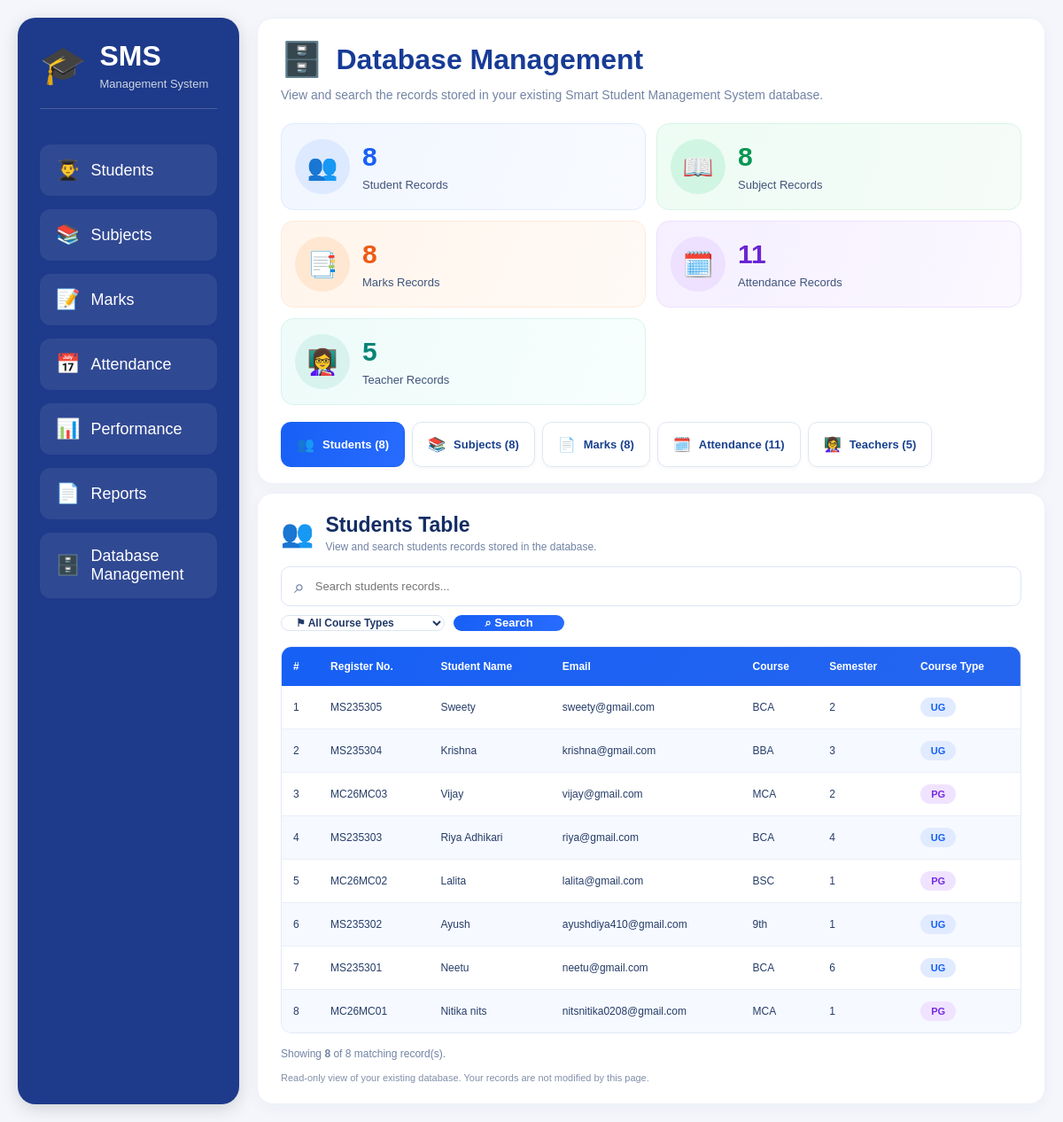
The app's page /database/ (signed in) with its own data.
### tables this page shows
CREATE TABLE students (
            id INTEGER PRIMARY KEY AUTOINCREMENT,
            name TEXT NOT NULL,
            email TEXT,
            course TEXT,
            semester TEXT,
            course_type TEXT DEFAULT 'UG'
        , student_code TEXT);

### database_management.py (the view, shortened to what this page needs)
@database_management_bp.route("/", methods=["GET"])
def database_management():
    active_table = request.args.get(
        "table", "students"
    ).strip().lower()
    allowed_tables = {
        "students",
        "subjects",
        "marks",
        "attendance",
        "teachers"
    }
    if active_table not in allowed_tables:
        active_table = "students"
    search_term = request.args.get("q", "").strip()
    search_pattern = f"%{search_term}%"
    queries = {
        "students": """
            SELECT
                id,
                student_code,
                name,
                email,
                course,
                semester,
                course_type
            FROM students
            WHERE CAST(id AS TEXT) LIKE ?
               OR COALESCE(student_code, '') LIKE ?
               OR COALESCE(name, '') LIKE ?
               OR COALESCE(email, '') LIKE ?
               OR COALESCE(course, '') LIKE ?
               OR COALESCE(semester, '') LIKE ?
               OR COALESCE(course_type, '') LIKE ?
            ORDER BY id DESC
        """,
        "subjects": """
            SELECT
                id,
                student_name,
                subject_name,
                subject_code,
                course_type
            FROM subjects
            WHERE CAST(id AS TEXT) LIKE ?
               OR COALESCE(student_name, '') LIKE ?
               OR COALESCE(subject_name, '') LIKE ?
               OR COALESCE(subject_code, '') LIKE ?
               OR COALESCE(course_type, '') LIKE ?
            ORDER BY id DESC
        """,
        "marks": """
            SELECT
                id,
                student_name,
                subject_name,
                marks,
                course_type
            FROM marks
            WHERE CAST(id AS TEXT) LIKE ?
               OR COALESCE(student_name, '') LIKE ?
               OR COALESCE(subject_name, '') LIKE ?
               OR CAST(COALESCE(marks, '') AS TEXT) LIKE ?
               OR COALESCE(course_type, '') LIKE ?
            ORDER BY id DESC
        """,
        "attendance": """
            SELECT
                id,
                student_name,
                date,
                status
            FROM attendance
            WHERE CAST(id AS TEXT) LIKE ?
               OR COALESCE(student_name, '') LIKE ?
               OR COALESCE(date, '') LIKE ?
               OR COALESCE(status, '') LIKE ?
            ORDER BY id DESC
        """,
        "teachers": """
            SELECT
                id,
                username,
                role
            FROM users
            WHERE CAST(id AS TEXT) LIKE ?
               OR COALESCE(username, '') LIKE ?
               OR COALESCE(role, '') LIKE ?
            ORDER BY id DESC
        """
    }
    parameter_counts = {
        "students": 7,
        "subjects": 5,
        "marks": 5,
        "attendance": 4,
        "teachers": 3
    }
    connection = get_database_connection()
    try:
        counts = {}
        table_mapping = {
            "students": "students",
            "subjects": "subjects",
            "marks": "marks",
            "attendance": "attendance",
            "teachers": "users"
        }
        for display_name, table_name in table_mapping.items():
            counts[display_name] = connection.execute(
                f"SELECT COUNT(*) FROM {table_name}"
            ).fetchone()[0]
        sql = queries[active_table]
        parameters = [
            search_pattern
        ] * parameter_counts[active_table]
        records = connection.execute(
            sql,
            parameters
        ).fetchall()
        return render_template(
            "database.html",
            active_table=active_table,
            records=records,
            counts=counts,
            search_term=search_term
        )
    finally:
        connection.close()

### app.py (called while the page is built)
@app.before_request
def teacher_only_access():
    if request.endpoint in ("login", "static"):
        return None
    if (
        session.get("role") != "teacher"
        or not session.get("user_id")
    ):
        session.clear()
        flash("Please log in using a teacher account.", "error")
        return redirect(url_for("login"))

### database_management.py (called while the page is built)
def get_database_connection():
    database_path = current_app.config.get(
        "DATABASE",
        os.path.join(current_app.root_path, "database.db")
    )
    connection = sqlite3.connect(database_path)
    connection.row_factory = sqlite3.Row
    return connection

### templates/database.html (shortened to what this page needs)
<!DOCTYPE html>
<html lang="en">
<head>
</head>
<body>
<div class="dashboard-container">
    <div class="sidebar">
        <div class="logo-section">
            <div class="logo-icon">🎓</div>
            <div class="logo-text">
                <h2>SMS</h2>
                <p>Management System</p>
            </div>
        </div>
        <div class="menu">
            <a href="/students">
                <span>👨‍🎓</span>
                Students
            </a>
            <a href="/subjects">
                <span>📚</span>
                Subjects
            </a>
            <a href="/marks">
                <span>📝</span>
                Marks
            </a>
            <a href="/attendance">
                <span>📅</span>
                Attendance
            </a>
            <a href="/performance">
                <span>📊</span>
                Performance
            </a>
            <a href="/reports">
                <span>📄</span>
                Reports
            </a>
            <a href="/database/">
                <span>🗄️</span>
                Database Management
            </a>
        </div>
    </div>
    <div class="right-area">
        <section class="database-header">
            <div class="heading-row">
                <div>
                    <div class="heading-left">
                        <span class="database-heading-icon">🗄️</span>
                        <h1>Database Management</h1>
                    </div>
                    <p class="database-description">
                        View and search the records stored in your existing
                        Smart Student Management System database.
                    </p>
                </div>
            </div>
            <div class="summary-cards">
                <div class="summary-card student-card">
                    <div class="summary-icon">👥</div>
                    <div>
                        <div class="summary-number">
                            {{ counts.students }}
                        </div>
                        <div class="summary-label">
                            Student Records
                        </div>
                    </div>
                </div>
                <div class="summary-card subject-card">
                    <div class="summary-icon">📖</div>
                    <div>
                        <div class="summary-number">
                            {{ counts.subjects }}
                        </div>
                        <div class="summary-label">
                            Subject Records
                        </div>
                    </div>
                </div>
                <div class="summary-card marks-card">
                    <div class="summary-icon">📑</div>
                    <div>
                        <div class="summary-number">
                            {{ counts.marks }}
                        </div>
                        <div class="summary-label">
                            Marks Records
                        </div>
                    </div>
                </div>
                <div class="summary-card attendance-card">
                    <div class="summary-icon">🗓️</div>
                    <div>
                        <div class="summary-number">
                            {{ counts.attendance }}
                        </div>
                        <div class="summary-label">
                            Attendance Records
                        </div>
                    </div>
                </div>
                <div class="summary-card teacher-card">
                    <div class="summary-icon">👩‍🏫</div>
                    <div>
                        <div class="summary-number">
                            {{ counts.teachers }}
                        </div>
                        <div class="summary-label">
                            Teacher Records
                        </div>
                    </div>
                </div>
            </div>
            <nav class="database-tabs">
                <a class="database-tab {{ 'active' if active_table == 'students' else '' }}"
                   href="{{ url_for('database_management.database_management', table='students') }}">
                    <span class="tab-icon">👥</span>
                    Students ({{ counts.students }})
                </a>
                <a class="database-tab {{ 'active' if active_table == 'subjects' else '' }}"
                   href="{{ url_for('database_management.database_management', table='subjects') }}">
                    <span class="tab-icon">📚</span>
                    Subjects ({{ counts.subjects }})
                </a>
                <a class="database-tab {{ 'active' if active_table == 'marks' else '' }}"
                   href="{{ url_for('database_management.database_management', table='marks') }}">
                    <span class="tab-icon">📄</span>
                    Marks ({{ counts.marks }})
                </a>
                <a class="database-tab {{ 'active' if active_table == 'attendance' else '' }}"
                   href="{{ url_for('database_management.database_management', table='attendance') }}">
                    <span class="tab-icon">🗓️</span>
                    Attendance ({{ counts.attendance }})
                </a>
                <a class="database-tab {{ 'active' if active_table == 'teachers' else '' }}"
                   href="{{ url_for('database_management.database_management', table='teachers') }}">
                    <span class="tab-icon">👩‍🏫</span>
                    Teachers ({{ counts.teachers }})
                </a>
            </nav>
        </section>
        <section class="table-panel">
            <div class="table-title-row">
                <span class="table-title-icon">
                    {% if active_table == 'students' %}
                        👥
                    {% elif active_table == 'subjects' %}
                        📚
                    {% elif active_table == 'marks' %}
                        📑
                    {% elif active_table == 'attendance' %}
                        🗓️
                    {% else %}
                        👩‍🏫
                    {% endif %}
                </span>
                <div>
                    <h2>
                        {% if active_table == 'students' %}
                            Students Table
                        {% elif active_table == 'subjects' %}
                            Subjects Table
                        {% elif active_table == 'marks' %}
                            Marks Table
                        {% elif active_table == 'attendance' %}
                            Attendance Table
                        {% else %}
                            Teachers Table
                        {% endif %}
                    </h2>
                    <p class="table-subtitle">
                        View and search {{ active_table }} records stored in the database.
                    </p>
                </div>
            </div>
            <form class="filter-row"
                  method="GET"
                  action="{{ url_for('database_management.database_management') }}">
                <div class="search-box">
                    <span class="search-icon">⌕</span>
                    <input type="search"
                           id="databaseSearch"
                           name="q"
                           value="{{ search_term }}"
                           placeholder="Search {{ active_table }} records..."
                           aria-label="Search database records">
                </div>
                {% if active_table != 'teachers' %}
                    <select class="course-filter"
                            id="courseFilter"
                            aria-label="Filter by course type">
                        <option value="all">⚑ All Course Types</option>
                    </select>
                {% endif %}
                <button type="submit" class="search-button">
                    ⌕ Search
                </button>
            </form>
            <div class="table-wrapper">
                <table class="data-table">
                    <thead>
                        <tr>
                            {% if active_table == 'students' %}
                                <th>#</th>
                                <th>Register No.</th>
                                <th>Student Name</th>
                                <th>Email</th>
                                <th>Course</th>
                                <th>Semester</th>
                                <th>Course Type</th>
                            {% elif active_table == 'subjects' %}
                                <th>#</th>
                                <th>Student Name</th>
                                <th>Subject Name</th>
                                <th>Subject Code</th>
                                <th>Course Type</th>
                            {% elif active_table == 'marks' %}
                                <th>#</th>
                                <th>Student Name</th>
                                <th>Subject Name</th>
                                <th>Marks</th>
                                <th>Course Type</th>
                            {% elif active_table == 'attendance' %}
                                <th>#</th>
                                <th>Student Name</th>
                                <th>Date</th>
                                <th>Status</th>
                            {% else %}
                                <th>#</th>
                                <th>Teacher ID</th>
                                <th>Username</th>
                                <th>Role</th>
                            {% endif %}
                        </tr>
                    </thead>
                    <tbody id="databaseTableBody">
                        {% for row in records %}
                            <tr data-course-type="{{ (row['course_type'] or '')|upper if active_table != 'teachers' else '' }}">
                                {% if active_table == 'students' %}
                                    <td>{{ loop.index }}</td>
                                    <td>{{ row['student_code'] or '—' }}</td>
                                    <td>{{ row['name'] }}</td>
                                    <td>{{ row['email'] or '—' }}</td>
                                    <td>{{ row['course'] or '—' }}</td>
                                    <td>{{ row['semester'] or '—' }}</td>
                                    <td>
                                        <span class="course-badge {{ 'pg' if (row['course_type'] or '')|upper == 'PG' else '' }}">
                                            {{ row['course_type'] or '—' }}
                                        </span>
                                    </td>
                                {% endif %}
                            </tr>
                        {% endfor %}
                    </tbody>
                </table>
            </div>
            <div class="table-footer">
                <div class="record-count">
                    Showing
                    <strong id="visibleRecordCount">
                        {{ records|length }}
                    </strong>
                    of {{ records|length }} matching record(s).
                </div>
            </div>
            <p class="footer-note">
                Read-only view of your existing database.
                Your records are not modified by this page.
            </p>
        </section>
    </div>
</div>
</body>
</html>

### records on screen
students: student_code "MS235305", name "Sweety", email "sweety@gmail.com", course "BCA", semester "2", course_type "UG"
students: student_code "MS235304", name "Krishna", email "krishna@gmail.com", course "BBA", semester "3", course_type "UG"
students: student_code "MC26MC03", name "Vijay", email "vijay@gmail.com", course "MCA", semester "2", course_type "PG"
students: student_code "MS235303", name "Riya Adhikari", email "riya@gmail.com", course "BCA", semester "4", course_type "UG"
students: student_code "MC26MC02", name "Lalita", email "lalita@gmail.com", course "BSC", semester "1", course_type "PG"
students: student_code "MS235302", name "Ayush", email "ayushdiya410@gmail.com", course "9th", semester "1", course_type "UG"
students: student_code "MS235301", name "Neetu", email "neetu@gmail.com", course "BCA", semester "6", course_type "UG"
students: student_code "MC26MC01", name "Nitika nits", email "nitsnitika0208@gmail.com", course "MCA", semester "1", course_type "PG"

### other values on screen
{{ counts.students }} "8"
{{ counts.subjects }} "8"
{{ counts.marks }} "8"
{{ counts.attendance }} "11"
{{ counts.teachers }} "5"
{{ active_table }} "students"
{{ records|length }} "8"
